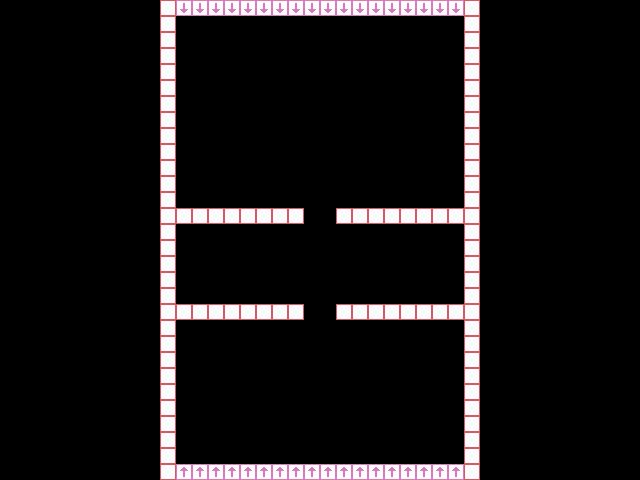

This game map was drawn from its Tiled (.tmx) file and the tilesets committed beside it. A one-line description and the full map source follow:
An orthogonal 40x30 tile map with 16x16 px tiles, 1 tile layer (Tile Layer 1), 4 tilesets and 1 object.

<map version="1.10" tiledversion="1.10.1" orientation="orthogonal" renderorder="right-down" width="40" height="30" tilewidth="16" tileheight="16" infinite="0" nextlayerid="4" nextobjectid="4">
 <properties>
  <property name="defaultPos" value="19,16" />
  <property name="looping" type="bool" value="true" />
 </properties>
 <tileset firstgid="1" source="test0.tsx" />
 <tileset firstgid="25" source="blue_ghost_world.tsx" />
 <tileset firstgid="106" source="entity/pathfinder.tsx" />
 <tileset firstgid="118" source="entity/entity_pink.tsx" />
 <layer id="1" name="Tile Layer 1" width="40" height="30">
  <data encoding="csv">
0,0,0,0,0,0,0,0,0,0,17,20,20,20,20,20,20,20,20,20,20,20,20,20,20,20,20,20,20,17,0,0,0,0,0,0,0,0,0,0,
0,0,0,0,0,0,0,0,0,0,17,0,0,0,0,0,0,0,0,0,0,0,0,0,0,0,0,0,0,17,0,0,0,0,0,0,0,0,0,0,
0,0,0,0,0,0,0,0,0,0,17,0,0,0,0,0,0,0,0,0,0,0,0,0,0,0,0,0,0,17,0,0,0,0,0,0,0,0,0,0,
0,0,0,0,0,0,0,0,0,0,17,0,0,0,0,0,0,0,0,0,0,0,0,0,0,0,0,0,0,17,0,0,0,0,0,0,0,0,0,0,
0,0,0,0,0,0,0,0,0,0,17,0,0,0,0,0,0,0,0,0,0,0,0,0,0,0,0,0,0,17,0,0,0,0,0,0,0,0,0,0,
0,0,0,0,0,0,0,0,0,0,17,0,0,0,0,0,0,0,0,0,0,0,0,0,0,0,0,0,0,17,0,0,0,0,0,0,0,0,0,0,
0,0,0,0,0,0,0,0,0,0,17,0,0,0,0,0,0,0,0,0,0,0,0,0,0,0,0,0,0,17,0,0,0,0,0,0,0,0,0,0,
0,0,0,0,0,0,0,0,0,0,17,0,0,0,0,0,0,0,0,0,0,0,0,0,0,0,0,0,0,17,0,0,0,0,0,0,0,0,0,0,
0,0,0,0,0,0,0,0,0,0,17,0,0,0,0,0,0,0,0,0,0,0,0,0,0,0,0,0,0,17,0,0,0,0,0,0,0,0,0,0,
0,0,0,0,0,0,0,0,0,0,17,0,0,0,0,0,0,0,0,0,0,0,0,0,0,0,0,0,0,17,0,0,0,0,0,0,0,0,0,0,
0,0,0,0,0,0,0,0,0,0,17,0,0,0,0,0,0,0,0,0,0,0,0,0,0,0,0,0,0,17,0,0,0,0,0,0,0,0,0,0,
0,0,0,0,0,0,0,0,0,0,17,0,0,0,0,0,0,0,0,0,0,0,0,0,0,0,0,0,0,17,0,0,0,0,0,0,0,0,0,0,
0,0,0,0,0,0,0,0,0,0,17,0,0,0,0,0,0,0,0,0,0,0,0,0,0,0,0,0,0,17,0,0,0,0,0,0,0,0,0,0,
0,0,0,0,0,0,0,0,0,0,17,17,17,17,17,17,17,17,17,0,0,17,17,17,17,17,17,17,17,17,0,0,0,0,0,0,0,0,0,0,
0,0,0,0,0,0,0,0,0,0,17,0,0,0,0,0,0,0,0,0,0,0,0,0,0,0,0,0,0,17,0,0,0,0,0,0,0,0,0,0,
0,0,0,0,0,0,0,0,0,0,17,0,0,0,0,0,0,0,0,0,0,0,0,0,0,0,0,0,0,17,0,0,0,0,0,0,0,0,0,0,
0,0,0,0,0,0,0,0,0,0,17,0,0,0,0,0,0,0,0,0,0,0,0,0,0,0,0,0,0,17,0,0,0,0,0,0,0,0,0,0,
0,0,0,0,0,0,0,0,0,0,17,0,0,0,0,0,0,0,0,0,0,0,0,0,0,0,0,0,0,17,0,0,0,0,0,0,0,0,0,0,
0,0,0,0,0,0,0,0,0,0,17,0,0,0,0,0,0,0,0,0,0,0,0,0,0,0,0,0,0,17,0,0,0,0,0,0,0,0,0,0,
0,0,0,0,0,0,0,0,0,0,17,17,17,17,17,17,17,17,17,0,0,17,17,17,17,17,17,17,17,17,0,0,0,0,0,0,0,0,0,0,
0,0,0,0,0,0,0,0,0,0,17,0,0,0,0,0,0,0,0,0,0,0,0,0,0,0,0,0,0,17,0,0,0,0,0,0,0,0,0,0,
0,0,0,0,0,0,0,0,0,0,17,0,0,0,0,0,0,0,0,0,0,0,0,0,0,0,0,0,0,17,0,0,0,0,0,0,0,0,0,0,
0,0,0,0,0,0,0,0,0,0,17,0,0,0,0,0,0,0,0,0,0,0,0,0,0,0,0,0,0,17,0,0,0,0,0,0,0,0,0,0,
0,0,0,0,0,0,0,0,0,0,17,0,0,0,0,0,0,0,0,0,0,0,0,0,0,0,0,0,0,17,0,0,0,0,0,0,0,0,0,0,
0,0,0,0,0,0,0,0,0,0,17,0,0,0,0,0,0,0,0,0,0,0,0,0,0,0,0,0,0,17,0,0,0,0,0,0,0,0,0,0,
0,0,0,0,0,0,0,0,0,0,17,0,0,0,0,0,0,0,0,0,0,0,0,0,0,0,0,0,0,17,0,0,0,0,0,0,0,0,0,0,
0,0,0,0,0,0,0,0,0,0,17,0,0,0,0,0,0,0,0,0,0,0,0,0,0,0,0,0,0,17,0,0,0,0,0,0,0,0,0,0,
0,0,0,0,0,0,0,0,0,0,17,0,0,0,0,0,0,0,0,0,0,0,0,0,0,0,0,0,0,17,0,0,0,0,0,0,0,0,0,0,
0,0,0,0,0,0,0,0,0,0,17,0,0,0,0,0,0,0,0,0,0,0,0,0,0,0,0,0,0,17,0,0,0,0,0,0,0,0,0,0,
0,0,0,0,0,0,0,0,0,0,17,19,19,19,19,19,19,19,19,19,19,19,19,19,19,19,19,19,19,17,0,0,0,0,0,0,0,0,0,0
</data>
 </layer>
 <objectgroup id="3" name="Entities">
  <properties>
   <property name="height" type="int" value="0" />
  </properties>
  <object id="3" gid="122" x="304" y="272" width="16" height="32">
   <properties>
    <property name="chaser_speed" type="int" value="2" />
    <property name="file" value="res/data/entity/dir_chaser_tall.json" />
   </properties>
  </object>
 </objectgroup>
</map>
